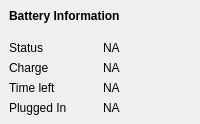
           <widget class="QWidget" name="Battery">
            <layout class="QVBoxLayout" name="verticalLayout_4">
             <property name="spacing">
              <number>0</number>
             </property>
             <property name="leftMargin">
              <number>0</number>
             </property>
             <property name="topMargin">
              <number>0</number>
             </property>
             <property name="rightMargin">
              <number>0</number>
             </property>
             <property name="bottomMargin">
              <number>0</number>
             </property>
             <item>
              <widget class="QFrame" name="frame_3">
               <property name="sizePolicy">
                <sizepolicy hsizetype="Preferred" vsizetype="Preferred">
                 <horstretch>0</horstretch>
                 <verstretch>0</verstretch>
                </sizepolicy>
               </property>
               <property name="frameShape">
                <enum>QFrame::NoFrame</enum>
               </property>
               <property name="frameShadow">
                <enum>QFrame::Raised</enum>
               </property>
               <layout class="QVBoxLayout" name="verticalLayout_3">
                <item alignment="Qt::AlignBottom">
                 <widget class="QLabel" name="label_26">
                  <property name="sizePolicy">
                   <sizepolicy hsizetype="Preferred" vsizetype="Preferred">
                    <horstretch>0</horstretch>
                    <verstretch>0</verstretch>
                   </sizepolicy>
                  </property>
                  <property name="font">
                   <font>
                    <bold>true</bold>
                   </font>
                  </property>
                  <property name="text">
                   <string>Battery Information</string>
                  </property>
                 </widget>
                </item>
               </layout>
              </widget>
             </item>
             <item>
              <widget class="QFrame" name="frame_2">
               <property name="sizePolicy">
                <sizepolicy hsizetype="Preferred" vsizetype="Preferred">
                 <horstretch>0</horstretch>
                 <verstretch>0</verstretch>
                </sizepolicy>
               </property>
               <property name="frameShape">
                <enum>QFrame::NoFrame</enum>
               </property>
               <property name="frameShadow">
                <enum>QFrame::Raised</enum>
               </property>
               <layout class="QGridLayout" name="gridLayout_5">
                <property name="leftMargin">
                 <number>9</number>
                </property>
                <item row="0" column="0">
                 <widget class="QLabel" name="label_27">
                  <property name="text">
                   <string>Status</string>
                  </property>
                 </widget>
                </item>
                <item row="0" column="1">
                 <widget class="QLabel" name="label_29">
                  <property name="text">
                   <string>NA</string>
                  </property>
                 </widget>
                </item>
                <item row="1" column="0">
                 <widget class="QLabel" name="label_28">
                  <property name="text">
                   <string>Charge</string>
                  </property>
                 </widget>
                </item>
                <item row="1" column="1">
                 <widget class="QLabel" name="label_30">
                  <property name="text">
                   <string>NA</string>
                  </property>
                 </widget>
                </item>
                <item row="2" column="0">
                 <widget class="QLabel" name="label_34">
                  <property name="text">
                   <string>Time left</string>
                  </property>
                 </widget>
                </item>
                <item row="2" column="1">
                 <widget class="QLabel" name="label_32">
                  <property name="text">
                   <string>NA</string>
                  </property>
                 </widget>
                </item>
                <item row="3" column="0">
                 <widget class="QLabel" name="label_33">
                  <property name="text">
                   <string>Plugged In</string>
                  </property>
                 </widget>
                </item>
                <item row="3" column="1">
                 <widget class="QLabel" name="label_31">
                  <property name="text">
                   <string>NA</string>
                  </property>
                 </widget>
                </item>
               </layout>
              </widget>
             </item>
            </layout>
           </widget>
